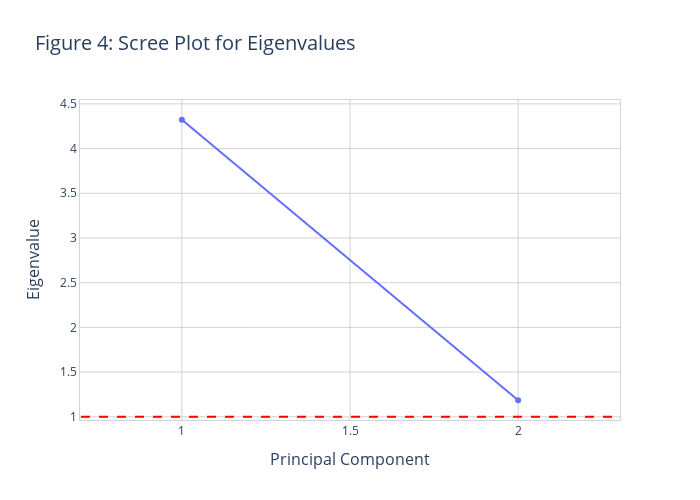

Notebook cell for this chart:
### Code cell
fig2 = go.Figure()
fig2.add_trace(go.Scatter(x=np.arange(1, len(eigenvalues)+1), 
                          y=eigenvalues, mode='markers+lines'))
fig2.update_layout(
    width=700,  
    height=500,
    title=dict(
        text='Figure 4: Scree Plot for Eigenvalues',
        font=dict(
            size=20,  
        )
    ),
    xaxis=dict(
        gridcolor='lightgrey',
        linecolor='lightgrey',
        linewidth=1,
        mirror=True,
        title=dict(
            text='Principal Component',
            font=dict(
                size=16, 
            )
        )
    ),
    yaxis=dict(
        gridcolor='lightgrey',
        linecolor='lightgrey',
        linewidth=1,
        mirror=True,
        title=dict(
            text='Eigenvalue',
            font=dict(
                size=16, 
            )
        )
    ),
    plot_bgcolor='white',  
    yaxis_gridcolor='lightgrey',  
    xaxis_gridcolor='lightgrey'
)
 
fig2.add_shape(type='line', yref='y', y0=1, y1=1, xref='x', 
               x0=0.7, x1=len(eigenvalues)+0.3, 
               line=dict(color='red', width=2, dash='dash'))  
fig2.show()

### Figure 1 — Plotly figure (JSON) as saved in the notebook; plotly's stock layout.template omitted (floating-point values rounded to 4 significant figures)
{"data": [{"mode": "markers+lines", "type": "scatter", "x": [1, 2], "y": [4.322, 1.185]}], "layout": {"height": 500, "plot_bgcolor": "white", "shapes": [{"line": {"color": "red", "dash": "dash", "width": 2}, "type": "line", "x0": 0.7, "x1": 2.3, "xref": "x", "y0": 1, "y1": 1, "yref": "y"}], "title": {"font": {"size": 20}, "text": "Figure 4: Scree Plot for Eigenvalues"}, "width": 700, "xaxis": {"gridcolor": "lightgrey", "linecolor": "lightgrey", "linewidth": 1, "mirror": true, "title": {"font": {"size": 16}, "text": "Principal Component"}}, "yaxis": {"gridcolor": "lightgrey", "linecolor": "lightgrey", "linewidth": 1, "mirror": true, "title": {"font": {"size": 16}, "text": "Eigenvalue"}}}}
